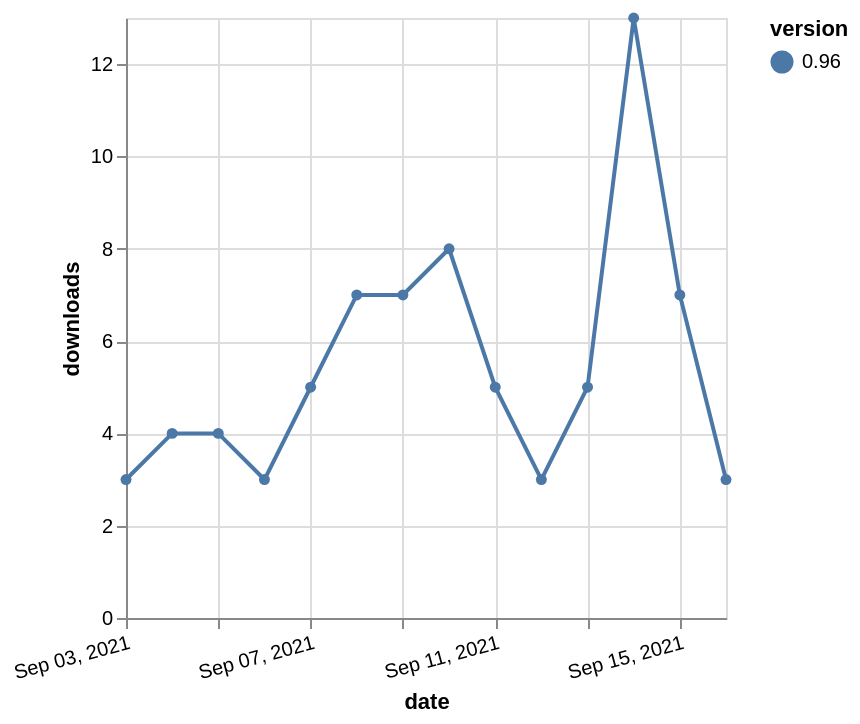

This figure's Vega-Lite source:
### Vega-Lite specification from a JSON file in a GitHub repository (floating-point values rounded to 4 significant figures)
{"$schema": "https://vega.github.io/schema/vega-lite/v5.json", "description": "A simple bar chart with embedded data.", "data": {"values": [{"date": "2021-09-03", "total": 5365, "delta": 3, "version": "0.96"}, {"date": "2021-09-04", "total": 5369, "delta": 4, "version": "0.96"}, {"date": "2021-09-05", "total": 5373, "delta": 4, "version": "0.96"}, {"date": "2021-09-06", "total": 5376, "delta": 3, "version": "0.96"}, {"date": "2021-09-07", "total": 5381, "delta": 5, "version": "0.96"}, {"date": "2021-09-08", "total": 5388, "delta": 7, "version": "0.96"}, {"date": "2021-09-09", "total": 5395, "delta": 7, "version": "0.96"}, {"date": "2021-09-10", "total": 5403, "delta": 8, "version": "0.96"}, {"date": "2021-09-11", "total": 5408, "delta": 5, "version": "0.96"}, {"date": "2021-09-12", "total": 5411, "delta": 3, "version": "0.96"}, {"date": "2021-09-13", "total": 5416, "delta": 5, "version": "0.96"}, {"date": "2021-09-14", "total": 5429, "delta": 13, "version": "0.96"}, {"date": "2021-09-15", "total": 5436, "delta": 7, "version": "0.96"}, {"date": "2021-09-16", "total": 5439, "delta": 3, "version": "0.96"}]}, "width": "container", "mark": {"type": "line", "point": {"filled": true}}, "encoding": {"x": {"field": "date", "type": "temporal", "timeUnit": "yearmonthdate", "title": "date", "axis": {"labelAngle": -15}}, "y": {"field": "delta", "type": "quantitative", "title": "downloads"}, "color": {"field": "version", "type": "nominal"}, "tooltip": {"field": "delta"}}}
